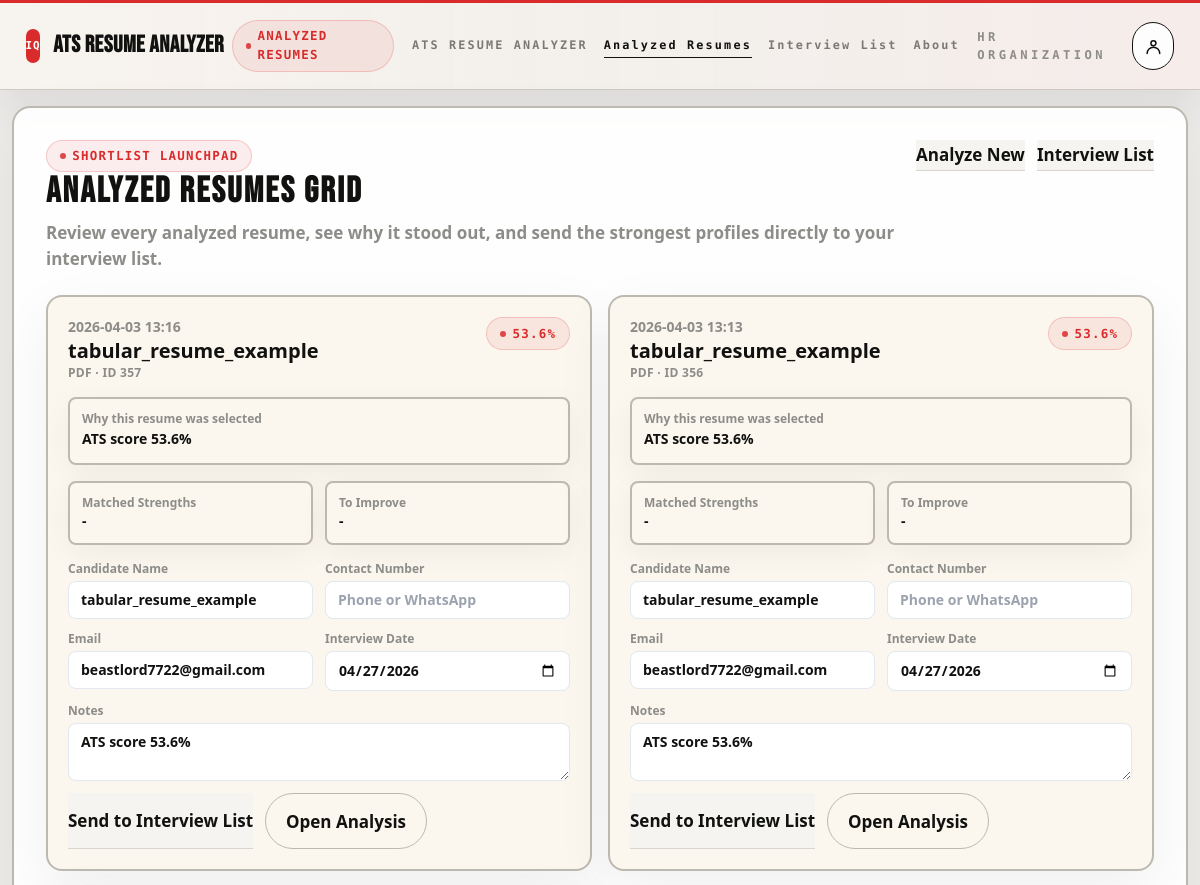
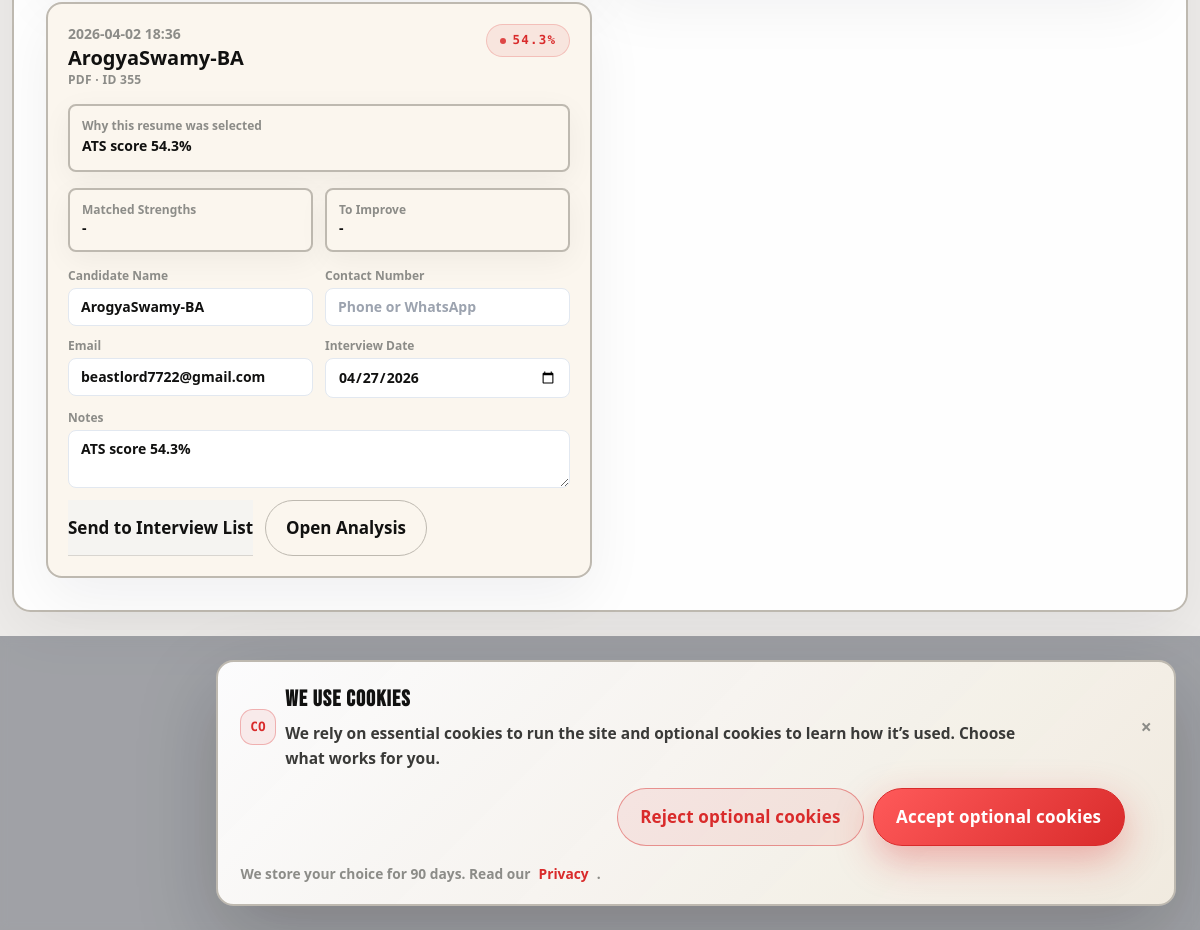
The page /analyzed-resumes (signed in) on the database as committed earlier (2 pictures, top to bottom).
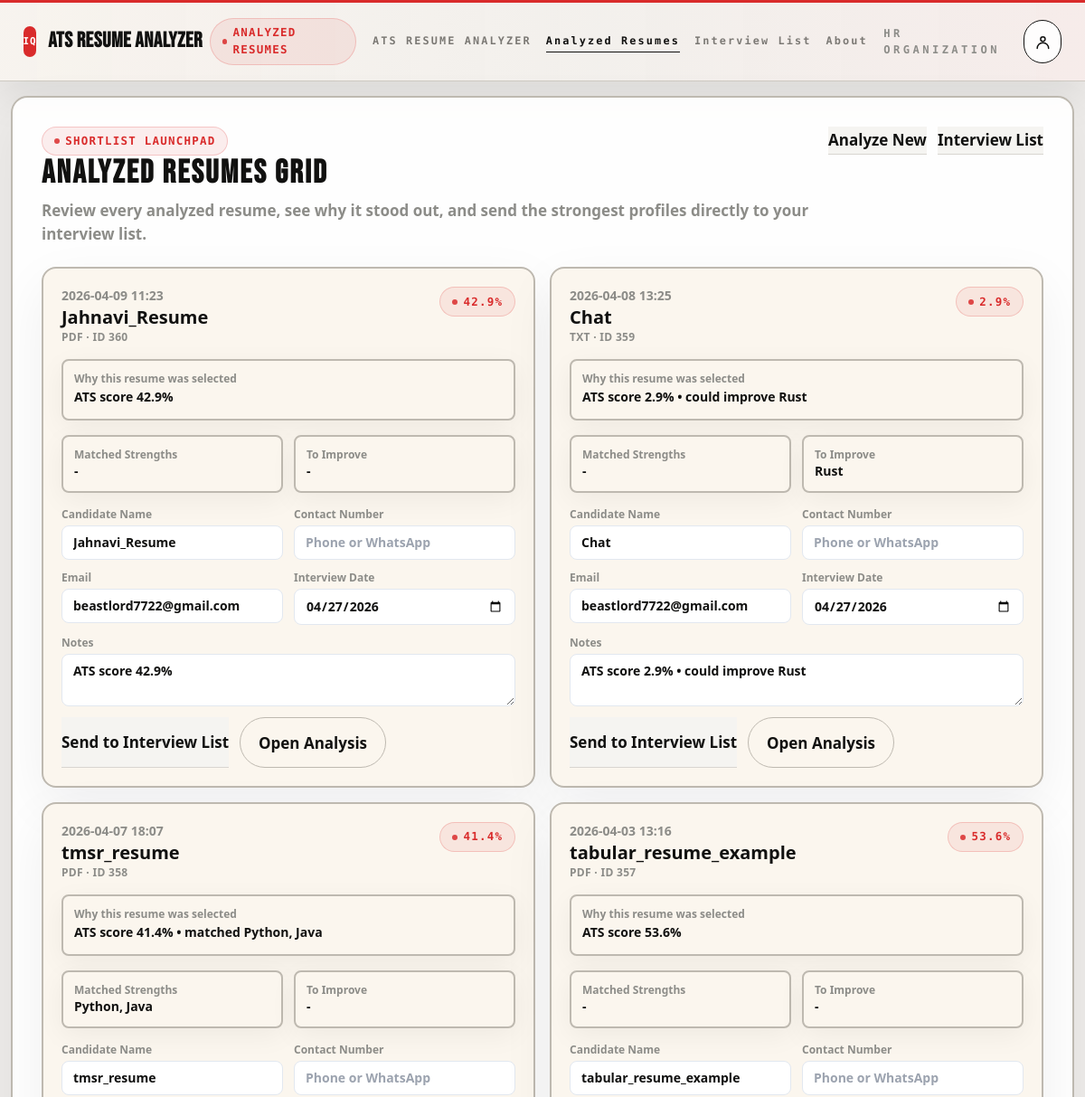
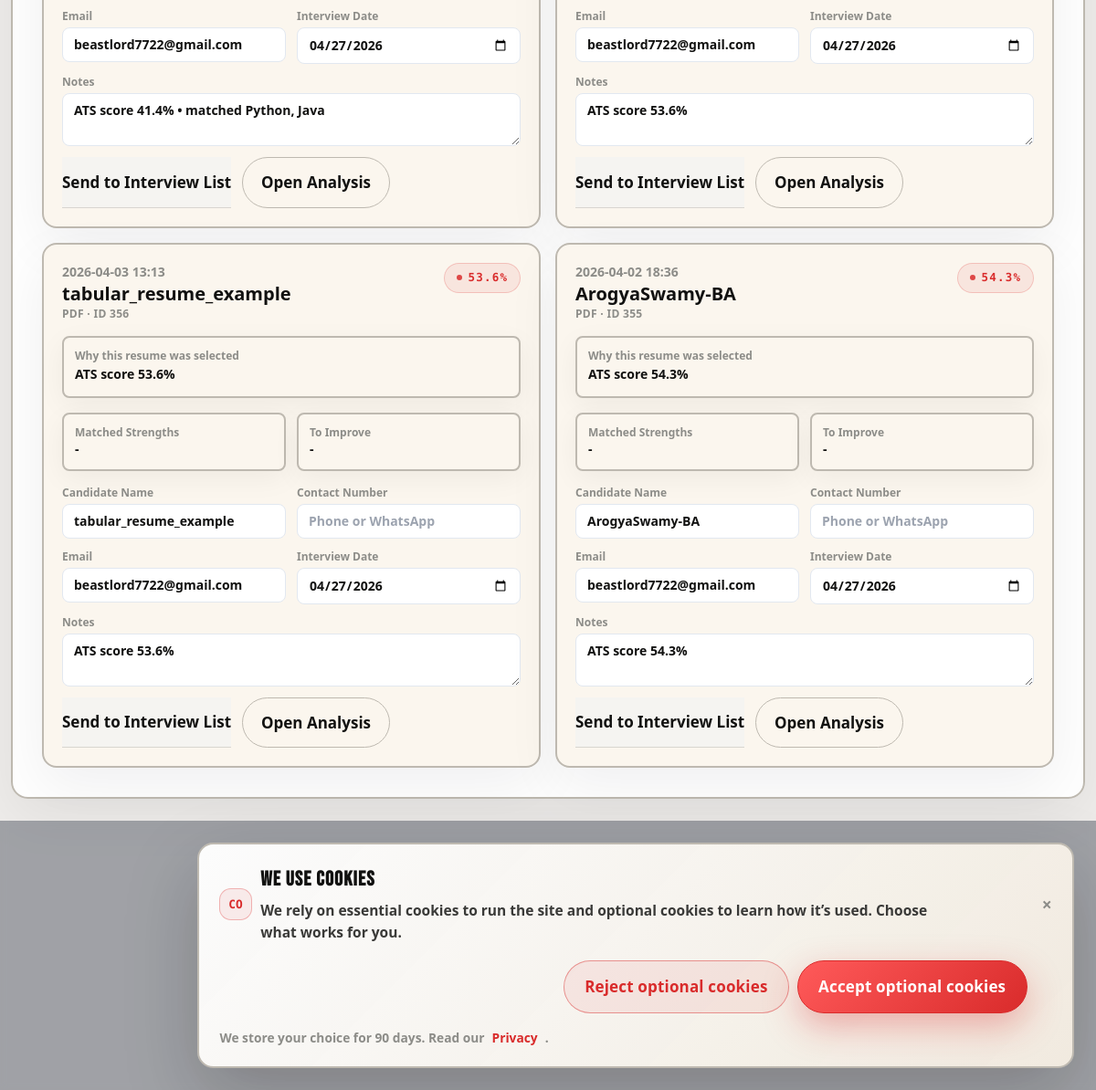
The same page on the database as committed later (2 pictures, top to bottom).
### tables this page shows
CREATE TABLE resume_history(
        id INTEGER PRIMARY KEY,
        user_id INTEGER, score REAL, date TEXT, filename TEXT, Filetype TEXT, found TEXT, missing TEXT, rewritten TEXT, skills TEXT, batch_id TEXT, folder_name TEXT);

### app.py (the view)
@app.get("/analyzed-resumes", response_class=HTMLResponse)
async def analyzed_resumes_page(request: Request) -> Response:
    user = require_hr(request)
    notice = request.session.pop("flash_message", "")
    tone = request.session.pop("flash_tone", "success")
    return templates.TemplateResponse(
        request,
        "analyzed_resumes.html",
        base_context(
            request,
            resumes=analyzed_resumes_for(int(user["id"])),
            notice=notice,
            notice_tone=tone,
            today=datetime.now().strftime("%Y-%m-%d"),
            is_admin=is_admin_user(user),
        ),
    )

### templates/analyzed_resumes.html (shortened to what this page needs)
<!DOCTYPE html>
<html lang="en">
<head>
  <script src="https://cdn.tailwindcss.com"></script>
</head>
<body class="app-shell">
  {% set page_badge = "Analyzed Resumes" %}
  {% set page_cta_href = "/interview-list" %}
  {% set page_cta_label = "Go to Interview List" %}
  {% set active_page = "/analyzed-resumes" %}
  {% include "_app_topbar.html" %}
  <div class="page-wrap page-wrap--content">
    <div class="glass-panel p-6 md:p-8">
      <div class="page-hero page-hero--compact">
        <div class="page-hero__copy">
          <p class="badge-pill">Shortlist Launchpad</p>
          <h1 class="brand-title text-3xl md:text-4xl font-bold">Analyzed Resumes Grid</h1>
          <p class="text-muted mt-2">Review every analyzed resume, see why it stood out, and send the strongest profiles directly to your interview list.</p>
        </div>
        <div class="page-hero__actions">
          <a class="app-cta" href="/">Analyze New</a>
          <a class="app-cta" href="/interview-list">Interview List</a>
        </div>
      </div>
      <div class="grid md:grid-cols-2 xl:grid-cols-3 gap-4 mt-6">
        {% for r in resumes %}
        <div class="glass-card p-5 flex flex-col gap-4">
          <div class="flex items-start justify-between gap-3">
            <div>
              <div class="text-sm text-muted">{{ r.date or "-" }}</div>
              <div class="text-xl font-semibold">{{ r.candidate_name }}</div>
              <div class="text-xs text-muted uppercase tracking-wide">{{ r.filetype or "-" }} · ID {{ r.id }}</div>
            </div>
            <span class="badge-pill">{{ r.score_display }}</span>
          </div>
          <div class="panel-soft p-3 rounded-lg">
            <div class="text-xs text-muted">Why this resume was selected</div>
            <div class="text-sm font-semibold leading-6">{{ r.selection_reason }}</div>
          </div>
          <div class="grid grid-cols-2 gap-3">
            <div class="panel-soft p-3 rounded-lg">
              <div class="text-xs text-muted">Matched Strengths</div>
              <div class="text-sm font-semibold">{{ r.found_preview }}</div>
            </div>
            <div class="panel-soft p-3 rounded-lg">
              <div class="text-xs text-muted">To Improve</div>
              <div class="text-sm font-semibold">{{ r.missing_preview }}</div>
            </div>
          </div>
          <form class="grid grid-cols-1 md:grid-cols-2 gap-3" method="POST" action="/interview-list">
            <label class="flex flex-col gap-1 text-sm font-semibold">
              <span class="text-xs text-muted">Candidate Name</span>
              <input name="candidate_name" value="{{ r.candidate_name }}" class="w-full rounded-lg border border-slate-200 px-3 py-2 focus:border-slate-500 focus:outline-none" required>
            </label>
            <label class="flex flex-col gap-1 text-sm font-semibold">
              <span class="text-xs text-muted">Contact Number</span>
              <input name="contact" value="{{ r.contact }}" placeholder="Phone or WhatsApp" class="w-full rounded-lg border border-slate-200 px-3 py-2 focus:border-slate-500 focus:outline-none">
            </label>
            <label class="flex flex-col gap-1 text-sm font-semibold">
              <span class="text-xs text-muted">Email</span>
              <input name="email" type="email" value="{{ r.email or request.session.get('user_email') or '' }}" class="w-full rounded-lg border border-slate-200 px-3 py-2 focus:border-slate-500 focus:outline-none">
            </label>
            <label class="flex flex-col gap-1 text-sm font-semibold">
              <span class="text-xs text-muted">Interview Date</span>
              <input name="interview_date" type="date" min="{{ today }}" value="{{ today }}" class="w-full rounded-lg border border-slate-200 px-3 py-2 focus:border-slate-500 focus:outline-none">
            </label>
            <label class="flex flex-col gap-1 text-sm font-semibold md:col-span-2">
              <span class="text-xs text-muted">Notes</span>
              <textarea name="notes" rows="2" class="w-full rounded-lg border border-slate-200 px-3 py-2 focus:border-slate-500 focus:outline-none">{{ r.selection_reason }}</textarea>
            </label>
            <div class="flex flex-wrap gap-3 md:col-span-2">
              <button type="submit" class="app-cta">Send to Interview List</button>
              <a class="btn-secondary" href="/history/{{ r.id }}">Open Analysis</a>
            </div>
          </form>
        </div>
        {% else %}
        <div class="panel-soft p-6 rounded-xl col-span-full text-center text-muted">
          No analyzed resumes yet. <a class="text-red-500 underline" href="/">Run your first analysis</a>.
        </div>
        {% endfor %}
      </div>
    </div>
  </div>
{% include "_cookie.html" %}
</body>
</html>

### templates/_app_topbar.html (shortened to what this page needs)
<header class="app-topbar">
  <div class="app-topbar__inner">
    <div class="app-topbar__left">
      <a href="/" class="app-brand" aria-label="ATS Resume Analyzer home">
        <div class="app-logo">IQ</div>
        <span class="brand-title text-lg font-bold">ATS RESUME ANALYZER</span>
      </a>
      {% if page_badge is defined and page_badge %}
      <span class="badge-pill">{{ page_badge }}</span>
      {% endif %}
    </div>
    <div class="app-topbar__center">
      {% for item in primary_nav_items %}
      <a href="{{ item.href }}" class="{% if request.url.path == item.href %}is-active{% endif %}">{{ item.label }}</a>
      {% endfor %}
    </div>
    <div class="app-topbar__right">
      <details class="profile-menu">
        <summary class="profile-menu__trigger" aria-label="Open profile navigation">
          <span class="profile-menu__label">{{ role_label }}</span>
          <span class="profile-menu__icon" aria-hidden="true">
            <svg viewBox="0 0 24 24" fill="none" stroke="currentColor" stroke-width="1.9" stroke-linecap="round" stroke-linejoin="round">
              <path d="M20 21a8 8 0 0 0-16 0"></path>
              <circle cx="12" cy="8" r="3.2"></circle>
            </svg>
          </span>
        </summary>
      </details>
    </div>
  </div>
</header>

### templates/_cookie.html (shortened to what this page needs)
<div class="cookie-scrim" id="cookie-scrim" aria-hidden="true">
  <div
    id="cookie-banner"
    class="cookie-banner"
    role="dialog"
    aria-modal="true"
    aria-labelledby="cookie-banner-title"
    aria-describedby="cookie-banner-text"
  >
    <div class="cookie-banner__content">
      <div class="cookie-banner__header">
        <div class="cookie-banner__badge">CO</div>
        <div>
          <h2 id="cookie-banner-title" class="cookie-banner__title">We use cookies</h2>
          <p id="cookie-banner-text" class="cookie-banner__text">
            We rely on essential cookies to run the site and optional cookies to learn how it’s used.
            Choose what works for you.
          </p>
        </div>
      </div>
      <button type="button" class="cookie-close" data-cookie-action="reject" aria-label="Close cookie banner">×</button>
      <div class="cookie-banner__actions">
        <button type="button" class="btn-secondary" data-cookie-action="reject">
          Reject optional cookies
        </button>
        <button type="button" class="btn-primary" data-cookie-action="accept">
          Accept optional cookies
        </button>
      </div>
      <div class="cookie-banner__fineprint">
        We store your choice for 90 days. Read our
        <a class="cookie-link" href="/about#privacy">Privacy</a>.
      </div>
    </div>
  </div>
</div>

Rows that differ between the two databases and show on the page:
added resume_history: date "2026-04-09 11:23", candidate_name "Jahnavi_Resume", Filetype "PDF", id "360", score_display "42.9%", selection_reason "ATS score 42.9%", found_preview "-", missing_preview "-", email "beastlord7722@gmail.com", interview_date "04/27/2026", notes "ATS score 42.9%"
added resume_history: date "2026-04-08 13:25", candidate_name "Chat", Filetype "TXT", id "359", score_display "2.9%", selection_reason "ATS score 2.9% • could improve Rust", found_preview "-", missing_preview "Rust", email "beastlord7722@gmail.com", interview_date "04/27/2026", notes "ATS score 2.9% • could improve Rust"
added resume_history: date "2026-04-07 18:07", candidate_name "tmsr_resume", Filetype "PDF", id "358", score_display "41.4%", selection_reason "ATS score 41.4% • matched Python, Java", found_preview "Python, Java", missing_preview "-", email "beastlord7722@gmail.com", interview_date "04/27/2026", notes "ATS score 41.4% • matched Python, Java"
